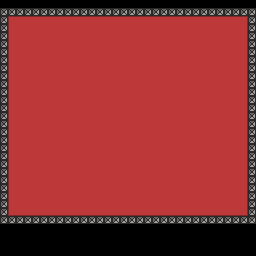

A level layout from a 2D game, rendered from its tile map. Below: a short description, then the map file with its tile-grid data intact:
An orthogonal 32x32 tile map with 8x8 px tiles, 2 tile layers (collision, map).

<map version="1.0" orientation="orthogonal" renderorder="right-down" width="32" height="32" tilewidth="8" tileheight="8" nextobjectid="1">
 <tileset firstgid="1" name="tiles" tilewidth="8" tileheight="8" tilecount="128" columns="32">
  <image source="level1.png" width="256" height="32" />
 </tileset>
 <layer name="collision" width="32" height="32">
  <data encoding="csv">
2,2,2,2,2,2,2,2,2,2,2,2,2,2,2,2,2,2,2,2,2,2,2,2,2,2,2,2,2,2,2,2,
2,2,2,2,2,2,2,2,2,2,2,2,2,2,2,2,2,2,2,2,2,2,2,2,2,2,2,2,2,2,2,2,
2,1,1,1,1,1,1,1,1,1,1,1,1,1,1,1,1,1,1,1,1,1,1,1,1,1,1,1,1,1,1,2,
2,1,1,1,1,1,1,1,1,1,1,1,1,1,1,1,1,1,1,1,1,1,1,1,1,1,1,1,1,1,1,2,
2,1,1,1,1,1,1,1,1,1,1,1,1,1,1,1,1,1,1,1,1,1,1,1,1,1,1,1,1,1,1,2,
2,1,1,1,1,1,1,1,1,1,1,1,1,1,1,1,1,1,1,1,1,1,1,1,1,1,1,1,1,1,1,2,
2,1,1,1,1,1,1,1,1,1,1,1,1,1,1,1,1,1,1,1,1,1,1,1,1,1,1,1,1,1,1,2,
2,1,1,1,1,1,1,1,1,1,1,1,1,1,1,1,1,1,1,1,1,1,1,1,1,1,1,1,1,1,1,2,
2,1,1,1,1,1,1,1,1,1,1,1,1,1,1,1,1,1,1,1,1,1,1,1,1,1,1,1,1,1,1,2,
2,1,1,1,1,1,1,1,1,1,1,1,1,1,1,1,1,1,1,1,1,1,1,1,1,1,1,1,1,1,1,2,
2,1,1,1,1,1,1,1,1,1,1,1,1,1,1,1,1,1,1,1,1,1,1,1,1,1,1,1,1,1,1,2,
2,1,1,1,1,1,1,1,1,1,1,1,1,1,1,1,1,1,1,1,1,1,1,1,1,1,1,1,1,1,1,2,
2,1,1,1,1,1,1,1,1,1,1,1,1,1,1,1,1,1,1,1,1,1,1,1,1,1,1,1,1,1,1,2,
2,1,1,1,1,1,1,1,1,1,1,1,1,1,1,1,1,1,1,1,1,1,1,1,1,1,1,1,1,1,1,2,
2,1,1,1,1,1,1,1,1,1,1,1,1,1,1,1,1,1,1,1,1,1,1,1,1,1,1,1,1,1,1,2,
2,1,1,1,1,1,1,1,1,1,1,1,1,1,1,1,1,1,1,1,1,1,1,1,1,1,1,1,1,1,1,2,
2,1,1,1,1,1,1,1,1,1,1,1,1,1,1,1,1,1,1,1,1,1,1,1,1,1,1,1,1,1,1,2,
2,1,1,1,1,1,1,1,1,1,1,1,1,1,1,1,1,1,1,1,1,1,1,1,1,1,1,1,1,1,1,2,
2,1,1,1,1,1,1,1,1,1,1,1,1,1,1,1,1,1,1,1,1,1,1,1,1,1,1,1,1,1,1,2,
2,1,1,1,1,1,1,1,1,1,1,1,1,1,1,1,1,1,1,1,1,1,1,1,1,1,1,1,1,1,1,2,
2,1,1,1,1,1,1,1,1,1,1,1,1,1,1,1,1,1,1,1,1,1,1,1,1,1,1,1,1,1,1,2,
2,1,1,1,1,1,1,1,1,1,1,1,1,1,1,1,1,1,1,1,1,1,1,1,1,1,1,1,1,1,1,2,
2,1,1,1,1,1,1,1,1,1,1,1,1,1,1,1,1,1,1,1,1,1,1,1,1,1,1,1,1,1,1,2,
2,1,1,1,1,1,1,1,1,1,1,1,1,1,1,1,1,1,1,1,1,1,1,1,1,1,1,1,1,1,1,2,
2,1,1,1,1,1,1,1,1,1,1,1,1,1,1,1,1,1,1,1,1,1,1,1,1,1,1,1,1,1,1,2,
2,1,1,1,1,1,1,1,1,1,1,1,1,1,1,1,1,1,1,1,1,1,1,1,1,1,1,1,1,1,1,2,
2,1,1,1,1,1,1,1,1,1,1,1,1,1,1,1,1,1,1,1,1,1,1,1,1,1,1,1,1,1,1,2,
2,2,2,2,2,2,2,2,2,2,2,2,2,2,2,2,2,2,2,2,2,2,2,2,2,2,2,2,2,2,2,2,
2,2,2,2,2,2,2,2,2,2,2,2,2,2,2,2,2,2,2,2,2,2,2,2,2,2,2,2,2,2,2,2,
2,2,2,2,2,2,2,2,2,2,2,2,2,2,2,2,2,2,2,2,2,2,2,2,2,2,2,2,2,2,2,2,
2,2,2,2,2,2,2,2,2,2,2,2,2,2,2,2,2,2,2,2,2,2,2,2,2,2,2,2,2,2,2,2,
2,2,2,2,2,2,2,2,2,2,2,2,2,2,2,2,2,2,2,2,2,2,2,2,2,2,2,2,2,2,2,2
</data>
 </layer>
 <layer name="map" width="32" height="32">
  <data encoding="csv">
1,1,1,1,1,1,1,1,1,1,1,1,1,1,1,1,1,1,1,1,1,1,1,1,1,1,1,1,1,1,1,1,
2,2,2,2,2,2,2,2,2,2,2,2,2,2,2,2,2,2,2,2,2,2,2,2,2,2,2,2,2,2,2,2,
2,4,9,9,9,9,9,9,9,9,9,9,9,9,9,9,9,9,9,9,9,9,9,9,9,9,9,9,9,9,5,2,
2,11,3,3,3,3,3,3,3,3,3,3,3,3,3,3,3,3,3,3,3,3,3,3,3,3,3,3,3,3,10,2,
2,11,3,3,3,3,3,3,3,3,3,3,3,3,3,3,3,3,3,3,3,3,3,3,3,3,3,3,3,3,10,2,
2,11,3,3,3,3,3,3,3,3,3,3,3,3,3,3,3,3,3,3,3,3,3,3,3,3,3,3,3,3,10,2,
2,11,3,3,3,3,3,3,3,3,3,3,3,3,3,3,3,3,3,3,3,3,3,3,3,3,3,3,3,3,10,2,
2,11,3,3,3,3,3,3,3,3,3,3,3,3,3,3,3,3,3,3,3,3,3,3,3,3,3,3,3,3,10,2,
2,11,3,3,3,3,3,3,3,3,3,3,3,3,3,3,3,3,3,3,3,3,3,3,3,3,3,3,3,3,10,2,
2,11,3,3,3,3,3,3,3,3,3,3,3,3,3,3,3,3,3,3,3,3,3,3,3,3,3,3,3,3,10,2,
2,11,3,3,3,3,3,3,3,3,3,3,3,3,3,3,3,3,3,3,3,3,3,3,3,3,3,3,3,3,10,2,
2,11,3,3,3,3,3,3,3,3,3,3,3,3,3,3,3,3,3,3,3,3,3,3,3,3,3,3,3,3,10,2,
2,11,3,3,3,3,3,3,3,3,3,3,3,3,3,3,3,3,3,3,3,3,3,3,3,3,3,3,3,3,10,2,
2,11,3,3,3,3,3,3,3,3,3,3,3,3,3,3,3,3,3,3,3,3,3,3,3,3,3,3,3,3,10,2,
2,11,3,3,3,3,3,3,3,3,3,3,3,3,3,3,3,3,3,3,3,3,3,3,3,3,3,3,3,3,10,2,
2,11,3,3,3,3,3,3,3,3,3,3,3,3,3,3,3,3,3,3,3,3,3,3,3,3,3,3,3,3,10,2,
2,11,3,3,3,3,3,3,3,3,3,3,3,3,3,3,3,3,3,3,3,3,3,3,3,3,3,3,3,3,10,2,
2,11,3,3,3,3,3,3,3,3,3,3,3,3,3,3,3,3,3,3,3,3,3,3,3,3,3,3,3,3,10,2,
2,11,3,3,3,3,3,3,3,3,3,3,3,3,3,3,3,3,3,3,3,3,3,3,3,3,3,3,3,3,10,2,
2,11,3,3,3,3,3,3,3,3,3,3,3,3,3,3,3,3,3,3,3,3,3,3,3,3,3,3,3,3,10,2,
2,11,3,3,3,3,3,3,3,3,3,3,3,3,3,3,3,3,3,3,3,3,3,3,3,3,3,3,3,3,10,2,
2,11,3,3,3,3,3,3,3,3,3,3,3,3,3,3,3,3,3,3,3,3,3,3,3,3,3,3,3,3,10,2,
2,11,3,3,3,3,3,3,3,3,3,3,3,3,3,3,3,3,3,3,3,3,3,3,3,3,3,3,3,3,10,2,
2,11,3,3,3,3,3,3,3,3,3,3,3,3,3,3,3,3,3,3,3,3,3,3,3,3,3,3,3,3,10,2,
2,11,3,3,3,3,3,3,3,3,3,3,3,3,3,3,3,3,3,3,3,3,3,3,3,3,3,3,3,3,10,2,
2,11,3,3,3,3,3,3,3,3,3,3,3,3,3,3,3,3,3,3,3,3,3,3,3,3,3,3,3,3,10,2,
2,7,8,8,8,8,8,8,8,8,8,8,8,8,8,8,8,8,8,8,8,8,8,8,8,8,8,8,8,8,6,2,
2,2,2,2,2,2,2,2,2,2,2,2,2,2,2,2,2,2,2,2,2,2,2,2,2,2,2,2,2,2,2,2,
1,1,1,1,1,1,1,1,1,1,1,1,1,1,1,1,1,1,1,1,1,1,1,1,1,1,1,1,1,1,1,1,
1,1,1,1,1,1,1,1,1,1,1,1,1,1,1,1,1,1,1,1,1,1,1,1,1,1,1,1,1,1,1,1,
1,1,1,1,1,1,1,1,1,1,1,1,1,1,1,1,1,1,1,1,1,1,1,1,1,1,1,1,1,1,1,1,
1,1,1,1,1,1,1,1,1,1,1,1,1,1,1,1,1,1,1,1,1,1,1,1,1,1,1,1,1,1,1,1
</data>
 </layer>
</map>
